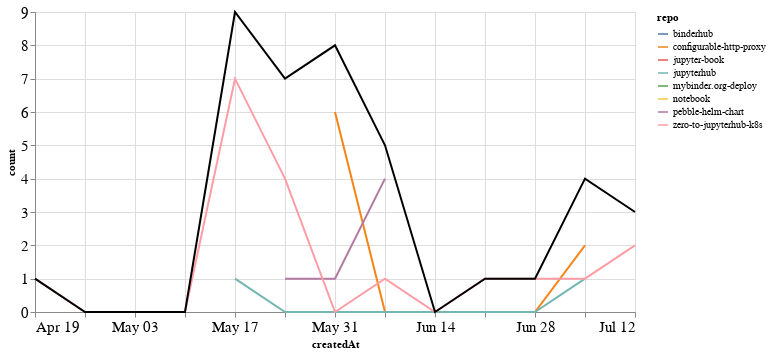

Here is the notebook cell this chart was saved with:
### Markdown cell above
## PRs

### Code cell
prs_time = prs.groupby('repo').resample('W', on='createdAt').count()['author'].reset_index()
prs_time = prs_time.rename(columns={'author': 'count'})
prs_time_total = prs_time.groupby('createdAt').agg({"count": "sum"}).reset_index()

ch1 = alt.Chart(prs_time, width=600).mark_line().encode(
    x='createdAt',
    y='count',
    color='repo',
    tooltip="repo"
)

ch2 = alt.Chart(prs_time_total, width=600).mark_line(color="black").encode(
    x='createdAt',
    y='count',
)

ch1 + ch2

### Figure 1 — Vega-Lite specification as saved in the notebook (floating-point values rounded to 4 significant figures)
{"config": {"axisLeft": {"labelFontSize": 15}, "axisBottom": {"labelFontSize": 15}}, "layer": [{"data": {"name": "data-01a19e3a5f511a7c50441d1e4f539314"}, "mark": "line", "encoding": {"color": {"type": "nominal", "field": "repo"}, "tooltip": {"type": "nominal", "field": "repo"}, "x": {"type": "temporal", "field": "createdAt"}, "y": {"type": "quantitative", "field": "count"}}, "width": 600}, {"data": {"name": "data-4aef18bcca060e536eb638ab761af426"}, "mark": {"type": "line", "color": "black"}, "encoding": {"x": {"type": "temporal", "field": "createdAt"}, "y": {"type": "quantitative", "field": "count"}}, "width": 600}], "$schema": "https://vega.github.io/schema/vega-lite/v4.8.1.json", "datasets": {"data-01a19e3a5f511a7c50441d1e4f539314": [{"repo": "binderhub", "createdAt": "2020-05-24T00:00:00", "count": 2}, {"repo": "configurable-http-proxy", "createdAt": "2020-05-31T00:00:00", "count": 6}, {"repo": "configurable-http-proxy", "createdAt": "2020-06-07T00:00:00", "count": 0}, {"repo": "configurable-http-proxy", "createdAt": "2020-06-14T00:00:00", "count": 0}, {"repo": "configurable-http-proxy", "createdAt": "2020-06-21T00:00:00", "count": 0}, {"repo": "configurable-http-proxy", "createdAt": "2020-06-28T00:00:00", "count": 0}, {"repo": "configurable-http-proxy", "createdAt": "2020-07-05T00:00:00", "count": 2}, {"repo": "jupyter-book", "createdAt": "2020-07-12T00:00:00", "count": 1}, {"repo": "jupyterhub", "createdAt": "2020-05-17T00:00:00", "count": 1}, {"repo": "jupyterhub", "createdAt": "2020-05-24T00:00:00", "count": 0}, {"repo": "jupyterhub", "createdAt": "2020-05-31T00:00:00", "count": 0}, {"repo": "jupyterhub", "createdAt": "2020-06-07T00:00:00", "count": 0}, {"repo": "jupyterhub", "createdAt": "2020-06-14T00:00:00", "count": 0}, {"repo": "jupyterhub", "createdAt": "2020-06-21T00:00:00", "count": 0}, {"repo": "jupyterhub", "createdAt": "2020-06-28T00:00:00", "count": 0}, {"repo": "jupyterhub", "createdAt": "2020-07-05T00:00:00", "count": 1}, {"repo": "mybinder.org-deploy", "createdAt": "2020-05-31T00:00:00", "count": 1}, {"repo": "notebook", "createdAt": "2020-05-17T00:00:00", "count": 1}, {"repo": "pebble-helm-chart", "createdAt": "2020-05-24T00:00:00", "count": 1}, {"repo": "pebble-helm-chart", "createdAt": "2020-05-31T00:00:00", "count": 1}, {"repo": "pebble-helm-chart", "createdAt": "2020-06-07T00:00:00", "count": 4}, {"repo": "zero-to-jupyterhub-k8s", "createdAt": "2020-04-19T00:00:00", "count": 1}, {"repo": "zero-to-jupyterhub-k8s", "createdAt": "2020-04-26T00:00:00", "count": 0}, {"repo": "zero-to-jupyterhub-k8s", "createdAt": "2020-05-03T00:00:00", "count": 0}, {"repo": "zero-to-jupyterhub-k8s", "createdAt": "2020-05-10T00:00:00", "count": 0}, {"repo": "zero-to-jupyterhub-k8s", "createdAt": "2020-05-17T00:00:00", "count": 7}, {"repo": "zero-to-jupyterhub-k8s", "createdAt": "2020-05-24T00:00:00", "count": 4}, {"repo": "zero-to-jupyterhub-k8s", "createdAt": "2020-05-31T00:00:00", "count": 0}, {"repo": "zero-to-jupyterhub-k8s", "createdAt": "2020-06-07T00:00:00", "count": 1}, {"repo": "zero-to-jupyterhub-k8s", "createdAt": "2020-06-14T00:00:00", "count": 0}, {"repo": "zero-to-jupyterhub-k8s", "createdAt": "2020-06-21T00:00:00", "count": 1}, {"repo": "zero-to-jupyterhub-k8s", "createdAt": "2020-06-28T00:00:00", "count": 1}, {"repo": "zero-to-jupyterhub-k8s", "createdAt": "2020-07-05T00:00:00", "count": 1}, {"repo": "zero-to-jupyterhub-k8s", "createdAt": "2020-07-12T00:00:00", "count": 2}], "data-4aef18bcca060e536eb638ab761af426": [{"createdAt": "2020-04-19T00:00:00", "count": 1}, {"createdAt": "2020-04-26T00:00:00", "count": 0}, {"createdAt": "2020-05-03T00:00:00", "count": 0}, {"createdAt": "2020-05-10T00:00:00", "count": 0}, {"createdAt": "2020-05-17T00:00:00", "count": 9}, {"createdAt": "2020-05-24T00:00:00", "count": 7}, {"createdAt": "2020-05-31T00:00:00", "count": 8}, {"createdAt": "2020-06-07T00:00:00", "count": 5}, {"createdAt": "2020-06-14T00:00:00", "count": 0}, {"createdAt": "2020-06-21T00:00:00", "count": 1}, {"createdAt": "2020-06-28T00:00:00", "count": 1}, {"createdAt": "2020-07-05T00:00:00", "count": 4}, {"createdAt": "2020-07-12T00:00:00", "count": 3}]}}
